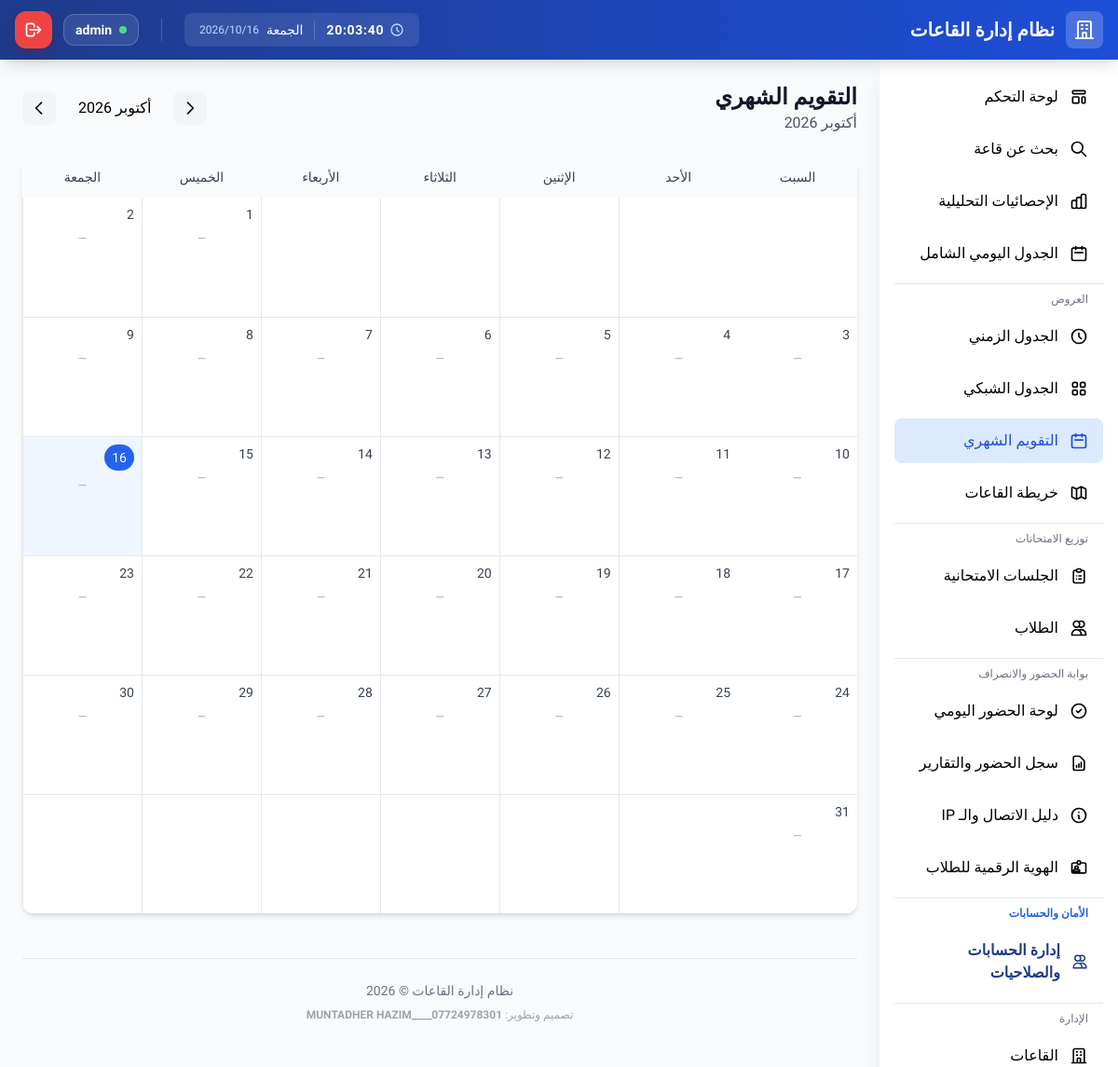
Before: /calendar/ (signed in) with the older database file.
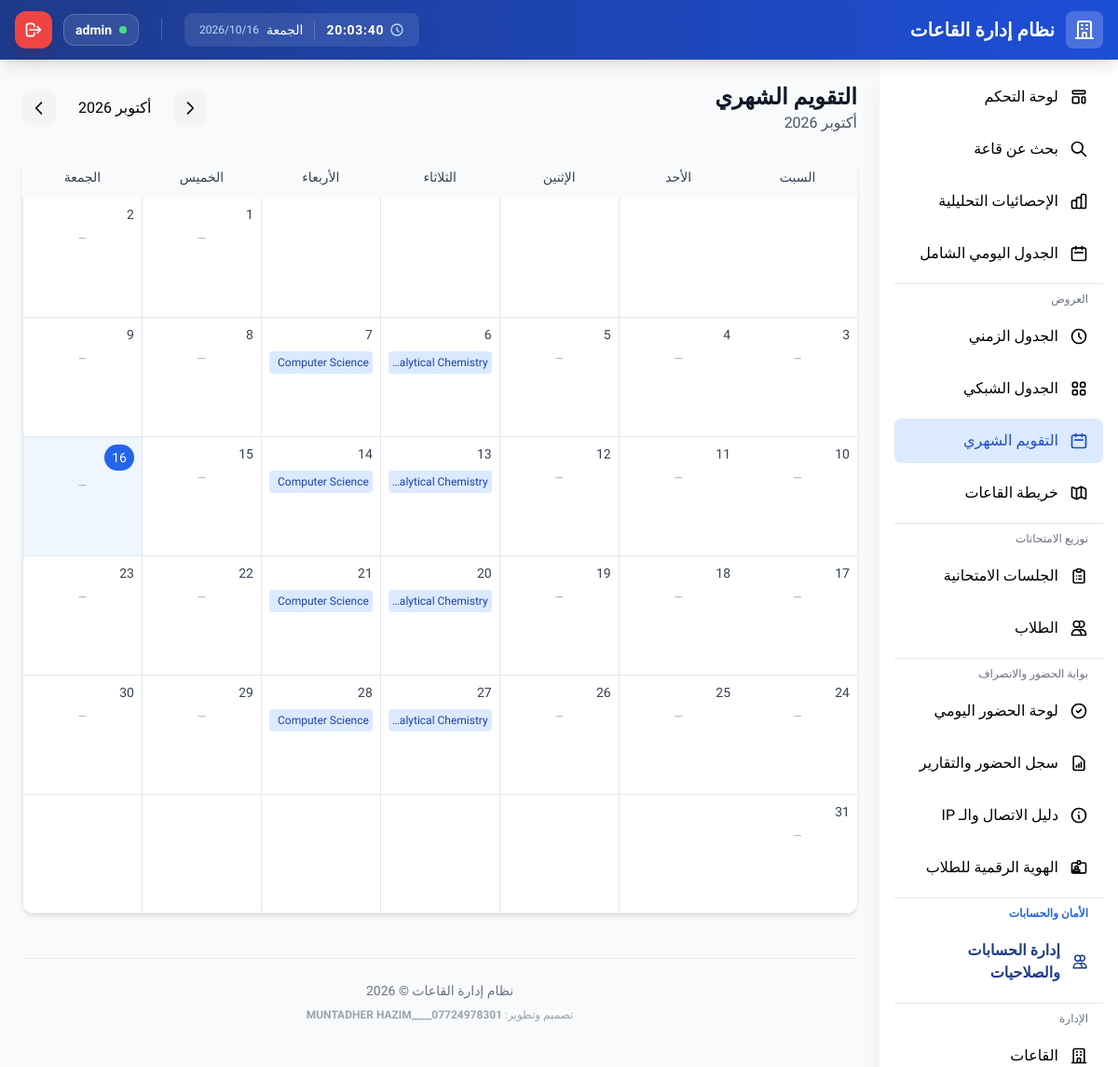
After: the same page with the newer database file.
### apps/schedules/models.py (models this page shows, shortened)
class Schedule(models.Model):
    DAYS = [
        ('السبت', 'السبت'),
        ('الأحد', 'الأحد'),
        ('الإثنين', 'الإثنين'),
        ('الثلاثاء', 'الثلاثاء'),
        ('الأربعاء', 'الأربعاء'),
        ('الخميس', 'الخميس'),
    ]
    SCHEDULE_TYPES = [
        ('محاضرة', 'محاضرة'),
        ('مختبر', 'مختبر'),
        ('امتحان', 'امتحان'),
        ('اجتماع', 'اجتماع'),
        ('أخرى', 'أخرى'),
    ]
    SEMESTERS = [
        ('1', 'الفصل الدراسي الأول'),
        ('2', 'الفصل الدراسي الثاني'),
        ('سنة', 'سنوي'),
    ]
    room = models.ForeignKey(
        Room,
        on_delete=models.CASCADE,
        related_name='schedules',
        verbose_name='القاعة'
    )
    instructor = models.ForeignKey(
        Instructor,
        on_delete=models.CASCADE,
        related_name='schedules',
        verbose_name='الأستاذ'
    )
    subject = models.ForeignKey(
        Subject,
        on_delete=models.CASCADE,
        related_name='schedules',
        verbose_name='المادة'
    )
    day = models.CharField(
        max_length=20,
        choices=DAYS,
        verbose_name='اليوم'
    )
    start_time = models.TimeField(verbose_name='وقت البداية')
    end_time = models.TimeField(verbose_name='وقت النهاية')
    semester = models.CharField(
        max_length=10,
        choices=SEMESTERS,
        default='1',
        verbose_name='الفصل الدراسي'
    )
    schedule_type = models.CharField(
        max_length=20,
        choices=SCHEDULE_TYPES,
        default='محاضرة',
        verbose_name='نوع الحصة'
    )
    notes = models.TextField(blank=True, verbose_name='ملاحظات')
    is_active = models.BooleanField(default=True, verbose_name='فعال')
    created_at = models.DateTimeField(auto_now_add=True, verbose_name='تاريخ الإنشاء')
    updated_at = models.DateTimeField(auto_now=True, verbose_name='تاريخ التحديث')
    class Meta:
        verbose_name = 'حصة'
        verbose_name_plural = 'الحصص'
        ordering = ['day', 'start_time']
        indexes = [
            models.Index(fields=['room', 'day']),
            models.Index(fields=['instructor', 'day']),
            models.Index(fields=['day', 'start_time', 'end_time']),
            models.Index(fields=['is_active']),
        ]

### apps/subjects/models.py (models this page shows, shortened)
class Subject(models.Model):
    STAGES = [
        ('الأولى', 'المرحلة الأولى'),
        ('الثانية', 'المرحلة الثانية'),
        ('الثالثة', 'المرحلة الثالثة'),
        ('الرابعة', 'المرحلة الرابعة'),
        ('الخامسة', 'المرحلة الخامسة'),
    ]
    name = models.CharField(max_length=200, verbose_name='اسم المادة')
    code = models.CharField(max_length=20, unique=True, blank=True, verbose_name='رمز المادة')
    department = models.ForeignKey(
        Department,
        on_delete=models.CASCADE,
        related_name='subjects',
        verbose_name='القسم'
    )
    stage = models.CharField(
        max_length=20,
        choices=STAGES,
        default='الأولى',
        verbose_name='المرحلة'
    )
    hours_per_week = models.PositiveIntegerField(default=3, verbose_name='ساعات أسبوعية')
    description = models.TextField(blank=True, verbose_name='الوصف')
    is_active = models.BooleanField(default=True, verbose_name='فعال')
    created_at = models.DateTimeField(auto_now_add=True, verbose_name='تاريخ الإنشاء')
    updated_at = models.DateTimeField(auto_now=True, verbose_name='تاريخ التحديث')
    class Meta:
        verbose_name = 'مادة'
        verbose_name_plural = 'المواد الدراسية'
        ordering = ['department', 'stage', 'name']
        indexes = [
            models.Index(fields=['department']),
            models.Index(fields=['stage']),
            models.Index(fields=['is_active']),
        ]

### apps/calendar_app/views.py (the view)
# urls.py: path('', views.calendar_view, name='calendar'),
@login_required
def calendar_view(request):
    today = timezone.now().date()
    year = int(request.GET.get('year', today.year))
    month = int(request.GET.get('month', today.month))
    if month < 1:
        month = 12
        year -= 1
    elif month > 12:
        month = 1
        year += 1
    cal = calendar.Calendar(firstweekday=5)  # السبت أول الأسبوع
    month_days = cal.monthdayscalendar(year, month)
    first_day = date(year, month, 1)
    if month == 12:
        last_day = date(year + 1, 1, 1) - timedelta(days=1)
    else:
        last_day = date(year, month + 1, 1) - timedelta(days=1)
    holidays = Holiday.objects.filter(date__range=[first_day, last_day])
    holiday_dates = {h.date.day: h for h in holidays}
    schedules = Schedule.objects.filter(is_active=True).select_related(
        'room', 'subject', 'instructor'
    )
    day_names = ['السبت', 'الأحد', 'الإثنين', 'الثلاثاء', 'الأربعاء', 'الخميس', 'الجمعة']
    month_names = [
        '', 'يناير', 'فبراير', 'مارس', 'أبريل', 'مايو', 'يونيو',
        'يوليو', 'أغسطس', 'سبتمبر', 'أكتوبر', 'نوفمبر', 'ديسمبر'
    ]
    calendar_data = []
    for week in month_days:
        week_data = []
        for day_num in week:
            if day_num == 0:
                week_data.append({'day': None, 'schedules': [], 'holiday': None})
            else:
                day_date = date(year, month, day_num)
                day_of_week = day_names[day_date.weekday() + 2 if day_date.weekday() < 5 else day_date.weekday() - 5]
                day_schedules = list(schedules.filter(day=day_of_week)[:3])
                more_count = schedules.filter(day=day_of_week).count() - 3
                week_data.append({
                    'day': day_num,
                    'date': day_date,
                    'schedules': day_schedules,
                    'more_count': max(0, more_count),
                    'holiday': holiday_dates.get(day_num),
                    'is_today': day_date == today,
                })
        calendar_data.append(week_data)
    prev_month = month - 1 if month > 1 else 12
    prev_year = year if month > 1 else year - 1
    next_month = month + 1 if month < 12 else 1
    next_year = year if month < 12 else year + 1
    context = {
        'calendar_data': calendar_data,
        'day_names': day_names,
        'month': month,
        'year': year,
        'month_name': month_names[month],
        'prev_month': prev_month,
        'prev_year': prev_year,
        'next_month': next_month,
        'next_year': next_year,
        'today': today,
    }
    return render(request, 'calendar_app/calendar.html', context)

### apps/core/context_processors.py (called while the page is built, shortened)
def get_user_permissions(user):
    if not user.is_authenticated:
        return {}
    if hasattr(user, '_cached_user_perms'):
        return user._cached_user_perms
    if user.is_superuser or user.is_staff:
        perms = {
            'can_view_schedules': True,
            'can_manage_schedules': True,
            'can_access_attendance': True,
            'can_manage_attendance': True,
            'can_access_exams': True,
            'can_manage_rooms': True,
            'can_manage_instructors': True,
            'can_manage_subjects': True,
            'can_manage_users': True,
            'is_admin': True,
        }
        user._cached_user_perms = perms
        return perms

def is_editor(user):
    if not user.is_authenticated:
        return False
    if hasattr(user, '_cached_is_editor'):
        return user._cached_is_editor
    val = user.is_superuser or user.is_staff or has_user_perm(user, 'can_manage_schedules') or user.groups.filter(name='Data Entry').exists()
    user._cached_is_editor = val
    return val

### apps/core/models.py (called while the page is built)
    @classmethod
    def load(cls):
        obj, created = cls.objects.get_or_create(pk=1)
        return obj

### templates/calendar_app/calendar.html (shortened to what this page needs)
{% extends 'base.html' %}
{% block content %}
<div class="space-y-6">
    <div class="flex flex-wrap items-center justify-between gap-4">
        <div>
            <h1 class="text-2xl font-bold text-gray-900">التقويم الشهري</h1>
            <p class="text-gray-600">{{ month_name }} {{ year }}</p>
        </div>
        <div class="flex items-center gap-2">
            <a href="?year={{ prev_year }}&month={{ prev_month }}"
               class="bg-gray-100 p-2 rounded-lg hover:bg-gray-200"
               aria-label="الشهر السابق">
                <svg class="w-5 h-5" fill="none" stroke="currentColor" viewBox="0 0 24 24">
                    <path stroke-linecap="round" stroke-linejoin="round" stroke-width="2" d="M9 5l7 7-7 7" />
                </svg>
            </a>
            <span class="px-4 py-2 font-medium">{{ month_name }} {{ year }}</span>
            <a href="?year={{ next_year }}&month={{ next_month }}"
               class="bg-gray-100 p-2 rounded-lg hover:bg-gray-200"
               aria-label="الشهر التالي">
                <svg class="w-5 h-5" fill="none" stroke="currentColor" viewBox="0 0 24 24">
                    <path stroke-linecap="round" stroke-linejoin="round" stroke-width="2" d="M15 19l-7-7 7-7" />
                </svg>
            </a>
        </div>
    </div>
    <div class="bg-white rounded-xl shadow-md overflow-hidden">
        <table class="w-full table-fixed">
            <thead class="bg-gray-50">
                <tr>
                    {% for day_name in day_names %}
                        <th class="px-2 py-3 text-center text-sm font-medium text-gray-700">
                            {{ day_name }}
                        </th>
                    {% endfor %}
                </tr>
            </thead>
            <tbody class="divide-y divide-gray-200">
                {% for week in calendar_data %}
                    <tr class="divide-x divide-gray-200">
                        {% for day_data in week %}
                            <td class="p-2 align-top h-32
                                       {% if day_data.is_today %}bg-blue-50{% elif day_data.holiday %}bg-red-50{% else %}bg-white{% endif %}">
                                {% if day_data.day %}
                                    <div class="flex items-center justify-between mb-2">
                                        <span class="text-sm font-medium
                                                     {% if day_data.is_today %}bg-blue-600 text-white px-2 py-1 rounded-full{% else %}text-gray-700{% endif %}">
                                            {{ day_data.day }}
                                        </span>
                                    </div>
                                    <div class="space-y-1">
                                        {% for schedule in day_data.schedules %}
                                            <div class="text-xs bg-blue-100 text-blue-800 rounded p-1 truncate"
                                                 title="{{ schedule.subject.name }}{% if schedule.room %} - {{ schedule.room.name }}{% endif %}">
                                                {{ schedule.subject.name }}
                                            </div>
                                        {% empty %}
                                            <div class="text-xs text-gray-400 text-center">—</div>
                                        {% endfor %}
                                    </div>
                                {% endif %}
                            </td>
                        {% endfor %}
                    </tr>
                {% endfor %}
            </tbody>
        </table>
    </div>
</div>
{% endblock %}

Changed rows visible on the page:
added Schedule: subject.name "Analytical Chemist…"
added Schedule: subject.name "Computer Science"
